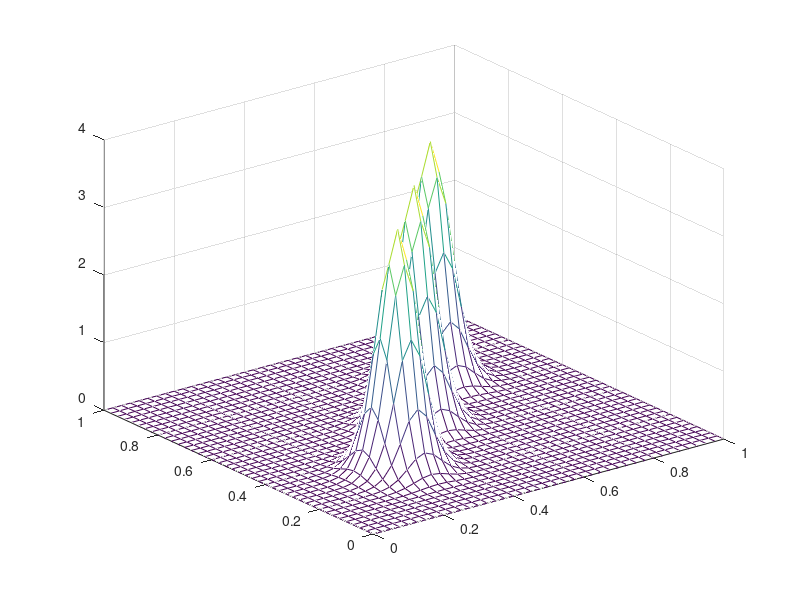

Recreate this plot in MATLAB.
clear all; close all;
numx = 41; numy = numx; numt = 100; dx = 1/(numx-1); dy = dx; dt = 0.0001;
x = 0:dx:1; y = 0:dy:1; C = zeros(numx,numy,numt); t(1)= 0; 
mu1 = 0.5; mu2 = 0.7; mu3 = 0.3; sigma = 0.02; D = 0.1;
C(1:numx-1,numy,1) = 0; % Top
C(1:numx-1,1,1) = 0;    % Bottom
C(numx,1:numy-1,1) = 2; % Right
C(1,1:numy-1,1) = 2;    % Left
for i = 2:numx-1
  for j = 2:numy-1
    C(i,j,1) = exp(-(x(i)-mu1)^2/(2*sigma^2)-(y(j)-mu1)^2/(2*sigma^2))/sqrt(2*pi*sigma^2)+...
               exp(-(x(i)-mu2)^2/(2*sigma^2)-(y(j)-mu2)^2/(2*sigma^2))/sqrt(2*pi*sigma^2)+...
               exp(-(x(i)-mu3)^2/(2*sigma^2)-(y(j)-mu3)^2/(2*sigma^2))/sqrt(2*pi*sigma^2);...
  end
end
[X,Y] = meshgrid(x,y);
%figure(1); clf; meshc(X,Y,C(:,:,1))
for j=1:numt
  t(j+1) = t(j)+ dt;
  for i= 2:numx-1
    for k= 2:numy-1  
      C(i,k,j+1) = C(i,k,j) + D*(dt/dx^2)*(C(i+1,k,j)-2*C(i,k,j)+C(i-1,k,j))+...
                            + D*(dt/dx^2)*(C(i,k+1,j)-2*C(i,k,j)+C(i,k-1,j));
    end
  end
  figure(2);clf; axis([0 1 0 1 -2 12]); meshc(X,Y,C(:,:,j)); 
  %view(-j*0.5 + 50, j*0.5 + 30);
  drawnow;
end
%tarea hacer video de esto
